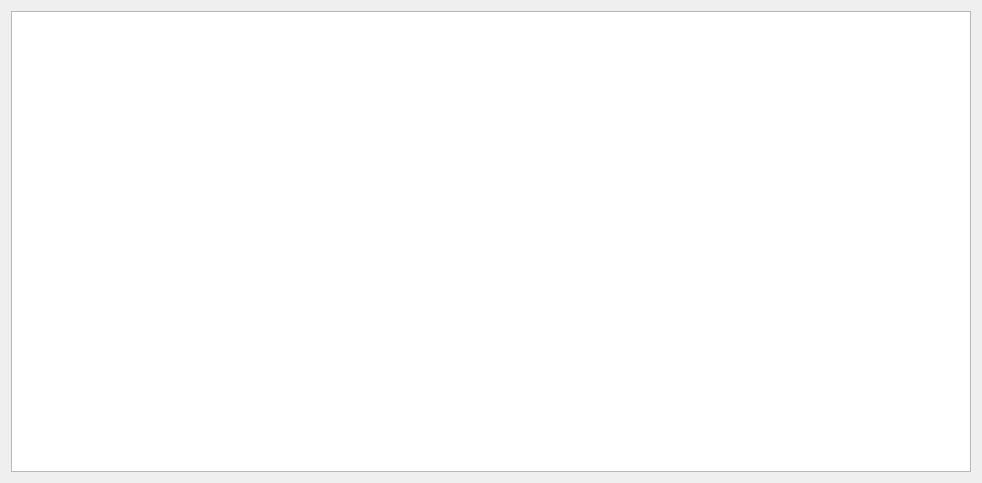
<?xml version="1.0" encoding="UTF-8"?>
<ui version="4.0">
 <class>Form</class>
 <widget class="QWidget" name="Form">
  <property name="geometry">
   <rect>
    <x>0</x>
    <y>0</y>
    <width>982</width>
    <height>483</height>
   </rect>
  </property>
  <property name="windowTitle">
   <string>Form</string>
  </property>
  <layout class="QVBoxLayout" name="verticalLayout">
   <item>
    <widget class="QTableWidget" name="tableWidget"/>
   </item>
  </layout>
 </widget>
 <resources/>
 <connections/>
</ui>
